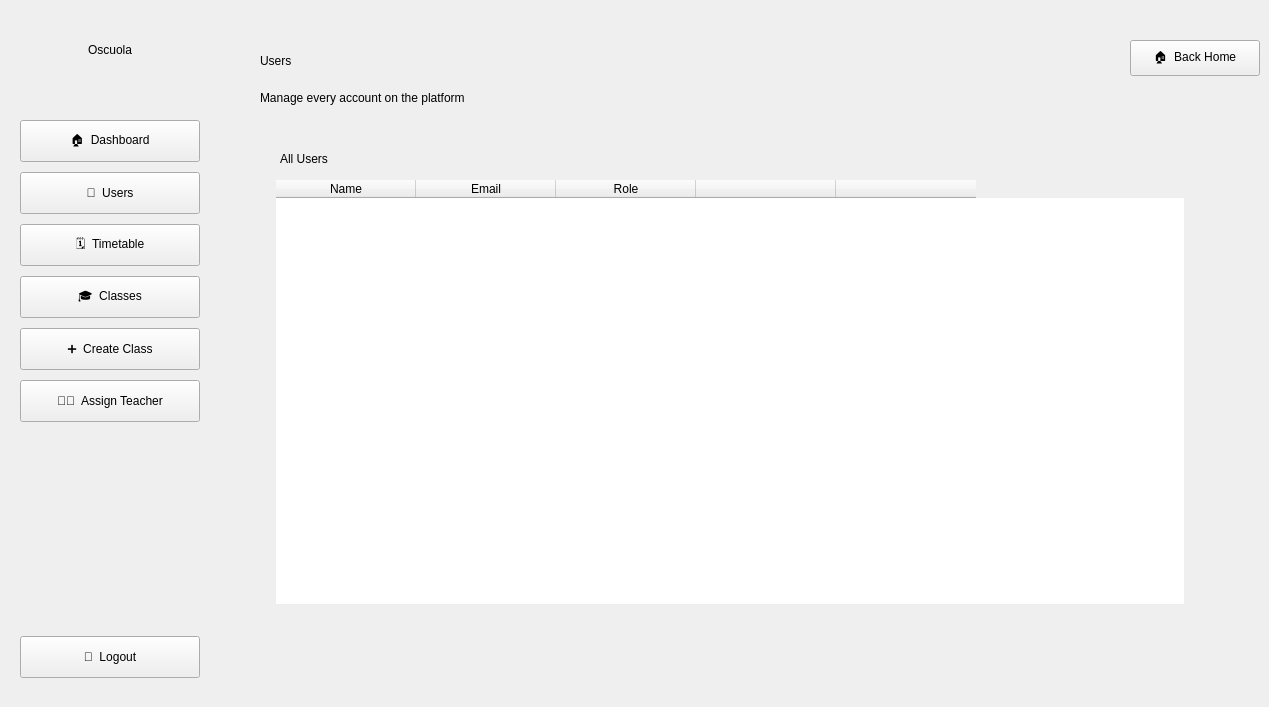
    <widget class="QWidget" name="users_admin">
     <widget class="QFrame" name="sidebar_admin_2">
      <property name="geometry">
       <rect>
        <x>0</x>
        <y>0</y>
        <width>220</width>
        <height>698</height>
       </rect>
      </property>
      <widget class="QLabel" name="sidebar_title_admin_2">
       <property name="geometry">
        <rect>
         <x>0</x>
         <y>30</y>
         <width>220</width>
         <height>40</height>
        </rect>
       </property>
       <property name="text">
        <string>Oscuola</string>
       </property>
       <property name="alignment">
        <set>Qt::AlignmentFlag::AlignCenter</set>
       </property>
      </widget>
      <widget class="QPushButton" name="dashboard_but_admin_2">
       <property name="geometry">
        <rect>
         <x>20</x>
         <y>120</y>
         <width>180</width>
         <height>42</height>
        </rect>
       </property>
       <property name="cursor">
        <cursorShape>PointingHandCursor</cursorShape>
       </property>
       <property name="text">
        <string>🏠  Dashboard</string>
       </property>
      </widget>
      <widget class="QPushButton" name="users_button_admin_2">
       <property name="geometry">
        <rect>
         <x>20</x>
         <y>172</y>
         <width>180</width>
         <height>42</height>
        </rect>
       </property>
       <property name="cursor">
        <cursorShape>PointingHandCursor</cursorShape>
       </property>
       <property name="text">
        <string>👥  Users</string>
       </property>
      </widget>
      <widget class="QPushButton" name="timetable_but_admin_2">
       <property name="geometry">
        <rect>
         <x>20</x>
         <y>224</y>
         <width>180</width>
         <height>42</height>
        </rect>
       </property>
       <property name="cursor">
        <cursorShape>PointingHandCursor</cursorShape>
       </property>
       <property name="text">
        <string>🗓️  Timetable</string>
       </property>
      </widget>
      <widget class="QPushButton" name="classes_but_admin_2">
       <property name="geometry">
        <rect>
         <x>20</x>
         <y>276</y>
         <width>180</width>
         <height>42</height>
        </rect>
       </property>
       <property name="cursor">
        <cursorShape>PointingHandCursor</cursorShape>
       </property>
       <property name="text">
        <string>🎓  Classes</string>
       </property>
      </widget>
      <widget class="QPushButton" name="create_class_but_admin_2">
       <property name="geometry">
        <rect>
         <x>20</x>
         <y>328</y>
         <width>180</width>
         <height>42</height>
        </rect>
       </property>
       <property name="cursor">
        <cursorShape>PointingHandCursor</cursorShape>
       </property>
       <property name="text">
        <string>➕  Create Class</string>
       </property>
      </widget>
      <widget class="QPushButton" name="assign_teacher_but_admin_2">
       <property name="geometry">
        <rect>
         <x>20</x>
         <y>380</y>
         <width>180</width>
         <height>42</height>
        </rect>
       </property>
       <property name="cursor">
        <cursorShape>PointingHandCursor</cursorShape>
       </property>
       <property name="text">
        <string>👨‍🏫  Assign Teacher</string>
       </property>
      </widget>
      <widget class="QPushButton" name="logout_but_admin_2">
       <property name="geometry">
        <rect>
         <x>20</x>
         <y>636</y>
         <width>180</width>
         <height>42</height>
        </rect>
       </property>
       <property name="cursor">
        <cursorShape>PointingHandCursor</cursorShape>
       </property>
       <property name="text">
        <string>🚪  Logout</string>
       </property>
      </widget>
     </widget>
     <widget class="QLabel" name="admin_users_title">
      <property name="geometry">
       <rect>
        <x>260</x>
        <y>36</y>
        <width>500</width>
        <height>50</height>
       </rect>
      </property>
      <property name="text">
       <string>Users</string>
      </property>
     </widget>
     <widget class="QLabel" name="admin_users_subtitle">
      <property name="geometry">
       <rect>
        <x>260</x>
        <y>86</y>
        <width>600</width>
        <height>24</height>
       </rect>
      </property>
      <property name="text">
       <string>Manage every account on the platform</string>
      </property>
     </widget>
     <widget class="QPushButton" name="back_home_btn_admin_2">
      <property name="geometry">
       <rect>
        <x>1130</x>
        <y>40</y>
        <width>130</width>
        <height>36</height>
       </rect>
      </property>
      <property name="cursor">
       <cursorShape>PointingHandCursor</cursorShape>
      </property>
      <property name="text">
       <string>🏠  Back Home</string>
      </property>
     </widget>
     <widget class="QFrame" name="panel_users_admin">
      <property name="geometry">
       <rect>
        <x>260</x>
        <y>130</y>
        <width>940</width>
        <height>500</height>
       </rect>
      </property>
      <widget class="QLabel" name="panel_title_users_admin">
       <property name="geometry">
        <rect>
         <x>20</x>
         <y>16</y>
         <width>300</width>
         <height>26</height>
        </rect>
       </property>
       <property name="text">
        <string>All Users</string>
       </property>
      </widget>
      <widget class="QTableWidget" name="admin_users_table">
       <property name="geometry">
        <rect>
         <x>16</x>
         <y>50</y>
         <width>908</width>
         <height>424</height>
        </rect>
       </property>
       <property name="frameShape">
        <enum>QFrame::Shape::NoFrame</enum>
       </property>
       <property name="editTriggers">
        <set>QAbstractItemView::EditTrigger::NoEditTriggers</set>
       </property>
       <property name="selectionMode">
        <enum>QAbstractItemView::SelectionMode::NoSelection</enum>
       </property>
       <property name="showGrid">
        <bool>false</bool>
       </property>
       <attribute name="horizontalHeaderDefaultSectionSize">
        <number>140</number>
       </attribute>
       <attribute name="horizontalHeaderStretchLastSection">
        <bool>false</bool>
       </attribute>
       <attribute name="verticalHeaderVisible">
        <bool>false</bool>
       </attribute>
       <attribute name="verticalHeaderDefaultSectionSize">
        <number>48</number>
       </attribute>
       <column>
        <property name="text">
         <string>Name</string>
        </property>
       </column>
       <column>
        <property name="text">
         <string>Email</string>
        </property>
       </column>
       <column>
        <property name="text">
         <string>Role</string>
        </property>
       </column>
       <column>
        <property name="text">
         <string/>
        </property>
       </column>
       <column>
        <property name="text">
         <string/>
        </property>
       </column>
      </widget>
      <widget class="QLabel" name="admin_users_res">
       <property name="geometry">
        <rect>
         <x>16</x>
         <y>474</y>
         <width>700</width>
         <height>24</height>
        </rect>
       </property>
       <property name="text">
        <string/>
       </property>
      </widget>
     </widget>
    </widget>
